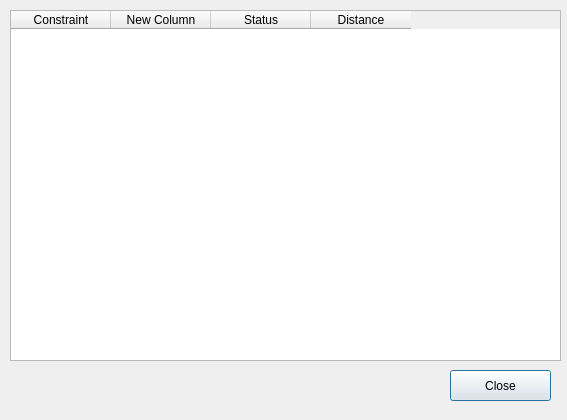
<?xml version="1.0" encoding="UTF-8"?>
<ui version="4.0">
 <class>dlgPipelineDialog</class>
 <widget class="QDialog" name="dlgPipelineDialog">
  <property name="geometry">
   <rect>
    <x>0</x>
    <y>0</y>
    <width>567</width>
    <height>420</height>
   </rect>
  </property>
  <property name="windowTitle">
   <string>Pipeline Planner</string>
  </property>
  <widget class="QTableWidget" name="tblImpacts">
   <property name="geometry">
    <rect>
     <x>10</x>
     <y>10</y>
     <width>551</width>
     <height>351</height>
    </rect>
   </property>
   <property name="alternatingRowColors">
    <bool>true</bool>
   </property>
   <column>
    <property name="text">
     <string>Constraint</string>
    </property>
   </column>
   <column>
    <property name="text">
     <string>New Column</string>
    </property>
   </column>
   <column>
    <property name="text">
     <string>Status</string>
    </property>
   </column>
   <column>
    <property name="text">
     <string>Distance</string>
    </property>
   </column>
  </widget>
  <widget class="QPushButton" name="btnPush">
   <property name="geometry">
    <rect>
     <x>450</x>
     <y>370</y>
     <width>101</width>
     <height>31</height>
    </rect>
   </property>
   <property name="text">
    <string>Close</string>
   </property>
  </widget>
 </widget>
 <resources/>
 <connections>
  <connection>
   <sender>btnPush</sender>
   <signal>pressed()</signal>
   <receiver>dlgPipelineDialog</receiver>
   <slot>reject()</slot>
   <hints>
    <hint type="sourcelabel">
     <x>420</x>
     <y>325</y>
    </hint>
    <hint type="destinationlabel">
     <x>240</x>
     <y>175</y>
    </hint>
   </hints>
  </connection>
 </connections>
</ui>
